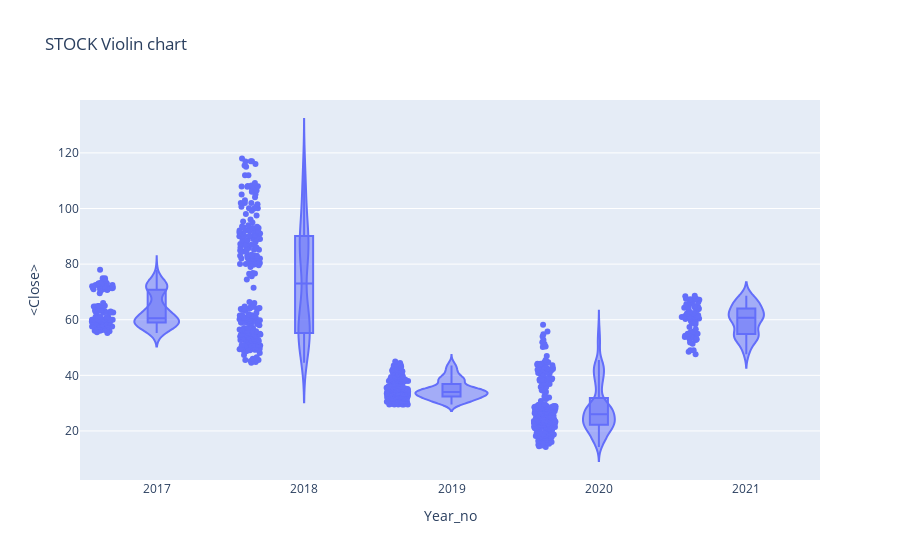

Source (notebook cell):
### Code cell
#px.violin(df_tips, y="tip", x="smoker", color="sex", box=True, points="all",
#          hover_data=df_tips.columns)

fig = go.Figure()
px.violin(df,x='Year_no',y='<Close>',box =True, points='all',
         hover_data=df.columns, title = 'STOCK Violin chart')

### Figure 1 — Plotly figure (JSON) as saved in the notebook; plotly's stock layout.template omitted (floating-point values rounded to 4 significant figures; data arrays with more than 128 entries replaced by an {"elided": "..."} marker saying what was removed)
{"data": [{"alignmentgroup": "True", "box": {"visible": true}, "customdata": {"elided": "952x3 mixed values"}, "hovertemplate": "Year_no=%{x}<br><Close>=%{y}<br>datetime=%{customdata[0]}<br><Volume>=%{customdata[1]}<br>Period=%{customdata[2]}<extra></extra>", "legendgroup": "", "marker": {"color": "#636efa"}, "name": "", "offsetgroup": "", "orientation": "v", "points": "all", "scalegroup": "True", "showlegend": false, "type": "violin", "x": {"elided": "952 int values"}, "x0": " ", "xaxis": "x", "y": {"elided": "952 float values"}, "y0": " ", "yaxis": "y"}], "layout": {"legend": {"tracegroupgap": 0}, "title": {"text": "STOCK Violin chart"}, "violinmode": "group", "xaxis": {"anchor": "y", "domain": [0, 1], "title": {"text": "Year_no"}}, "yaxis": {"anchor": "x", "domain": [0, 1], "title": {"text": "<Close>"}}}}
